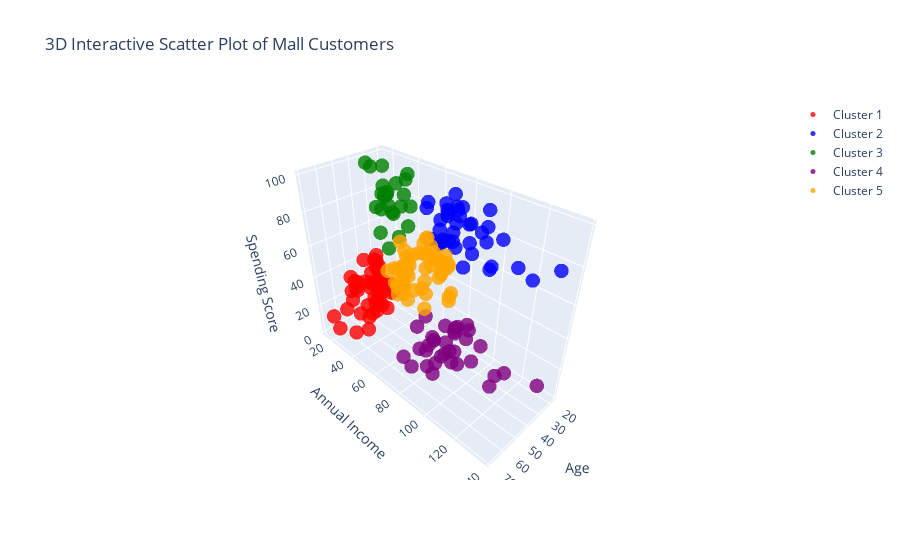

Source (notebook cell):
### Code cell
# Create a 3d Scatter plot with clusters
fig = go.Figure()

# Define a list of colors for each cluster
colors = ['red', 'blue', 'green', 'purple', 'orange']

# Add data for each cluster to the plot
for cluster in range(5):
    clustered_data = df_k5[df_k5['Cluster'] == cluster]
    fig.add_trace(
        go.Scatter3d(
            x = clustered_data['Age'],
            y = clustered_data['Annual Income (k$)'],
            z = clustered_data['Spending Score (1-100)'],
            mode='markers',
            marker = dict(
                size=5,
                color = colors[cluster],
                opacity=0.8
            ),
            name = f'Cluster {cluster+1}'
        )
    )


# Adding axis titles
fig.update_layout(
    scene=dict(
        xaxis_title = 'Age',
        yaxis_title = 'Annual Income',
        zaxis_title = 'Spending Score'
    ),
    title='3D Interactive Scatter Plot of Mall Customers'
)

fig.show()

### Figure 1 — Plotly figure (JSON) as saved in the notebook; plotly's stock layout.template omitted (floating-point values rounded to 4 significant figures)
{"data": [{"marker": {"color": "red", "opacity": 0.8, "size": 5}, "mode": "markers", "name": "Cluster 1", "type": "scatter3d", "x": [20, 31, 35, 64, 67, 58, 37, 35, 52, 35, 46, 54, 45, 40, 60, 53, 49, 42, 36, 65, 48, 49, 50, 49, 59, 50, 47, 51, 69, 53, 70, 67, 54, 63, 68, 70, 47, 60, 60, 59, 49, 57, 67, 68, 67, 66, 68, 66, 65, 63], "y": [16, 17, 18, 19, 19, 20, 20, 21, 23, 24, 25, 28, 28, 29, 30, 33, 33, 34, 37, 38, 39, 39, 40, 42, 43, 43, 43, 44, 44, 46, 46, 47, 47, 48, 48, 49, 49, 50, 50, 54, 54, 54, 54, 59, 62, 63, 63, 63, 63, 65], "z": [6, 40, 6, 3, 14, 15, 13, 35, 29, 35, 5, 14, 32, 31, 4, 4, 14, 17, 26, 35, 36, 28, 55, 52, 60, 45, 41, 50, 46, 46, 56, 52, 59, 51, 48, 55, 42, 49, 56, 47, 42, 51, 41, 55, 59, 50, 43, 48, 52, 43]}, {"marker": {"color": "blue", "opacity": 0.8, "size": 5}, "mode": "markers", "name": "Cluster 2", "type": "scatter3d", "x": [39, 31, 40, 38, 39, 31, 29, 32, 35, 32, 32, 28, 32, 34, 39, 38, 27, 30, 30, 29, 31, 36, 33, 32, 28, 36, 30, 27, 35, 32, 29, 30, 28, 36, 32, 38, 35, 32, 30], "y": [69, 70, 71, 71, 71, 72, 73, 73, 74, 75, 76, 77, 77, 78, 78, 78, 78, 78, 78, 79, 81, 85, 86, 87, 87, 87, 88, 88, 93, 97, 98, 99, 101, 103, 103, 113, 120, 126, 137], "z": [91, 77, 95, 75, 75, 71, 88, 73, 72, 93, 87, 97, 74, 90, 88, 76, 89, 78, 73, 83, 93, 75, 95, 63, 75, 92, 86, 69, 90, 86, 88, 97, 68, 85, 69, 91, 79, 74, 83]}, {"marker": {"color": "green", "opacity": 0.8, "size": 5}, "mode": "markers", "name": "Cluster 3", "type": "scatter3d", "x": [19, 21, 23, 22, 23, 30, 35, 24, 22, 20, 35, 25, 31, 29, 35, 23, 21, 18, 21, 30, 20, 24, 31, 24], "y": [15, 15, 16, 17, 18, 19, 19, 20, 20, 21, 23, 24, 25, 28, 28, 29, 30, 33, 33, 34, 37, 38, 39, 39], "z": [39, 81, 77, 76, 94, 72, 99, 77, 79, 66, 98, 73, 73, 82, 61, 87, 73, 92, 81, 73, 75, 92, 61, 65]}, {"marker": {"color": "purple", "opacity": 0.8, "size": 5}, "mode": "markers", "name": "Cluster 4", "type": "scatter3d", "x": [59, 47, 20, 44, 19, 57, 25, 48, 34, 43, 44, 47, 37, 34, 56, 19, 50, 42, 36, 40, 36, 52, 58, 59, 37, 46, 41, 54, 41, 34, 33, 47, 45, 32], "y": [71, 71, 73, 73, 74, 75, 77, 77, 78, 78, 78, 78, 78, 78, 79, 81, 85, 86, 87, 87, 87, 88, 88, 93, 97, 98, 99, 101, 103, 103, 113, 120, 126, 137], "z": [11, 9, 5, 7, 10, 5, 12, 36, 22, 17, 20, 16, 1, 1, 35, 5, 26, 20, 27, 13, 10, 13, 15, 14, 32, 15, 39, 24, 17, 23, 8, 16, 28, 18]}, {"marker": {"color": "orange", "opacity": 0.8, "size": 5}, "mode": "markers", "name": "Cluster 5", "type": "scatter3d", "x": [27, 29, 31, 33, 31, 27, 19, 18, 43, 19, 32, 26, 45, 40, 23, 38, 46, 21, 48, 55, 22, 34, 50, 18, 48, 40, 32, 24, 47, 27, 48, 20, 23, 49, 26, 49, 21, 54, 19, 38, 19, 18, 19, 49, 51, 50, 27, 38, 40, 23, 43, 25, 28], "y": [40, 40, 40, 42, 43, 46, 46, 48, 48, 48, 48, 54, 54, 54, 54, 54, 54, 54, 54, 57, 57, 58, 58, 59, 60, 60, 60, 60, 60, 60, 61, 61, 62, 62, 62, 62, 62, 63, 63, 64, 64, 65, 65, 65, 67, 67, 67, 67, 69, 70, 71, 72, 76], "z": [47, 42, 42, 60, 54, 51, 55, 59, 50, 59, 47, 54, 53, 48, 52, 55, 44, 57, 46, 58, 55, 60, 46, 41, 49, 40, 42, 52, 47, 50, 42, 49, 41, 48, 55, 56, 42, 46, 54, 42, 46, 48, 50, 59, 43, 57, 56, 40, 58, 29, 35, 34, 40]}], "layout": {"autosize": true, "scene": {"aspectmode": "auto", "aspectratio": {"x": 0.6093, "y": 1.429, "z": 1.148}, "camera": {"center": {"x": 0, "y": 0, "z": 0}, "eye": {"x": 1.471, "y": 1.471, "z": 1.471}, "projection": {"type": "perspective"}, "up": {"x": 0, "y": 0, "z": 1}}, "xaxis": {"title": {"text": "Age"}, "type": "linear"}, "yaxis": {"title": {"text": "Annual Income"}, "type": "linear"}, "zaxis": {"title": {"text": "Spending Score"}, "type": "linear"}}, "title": {"text": "3D Interactive Scatter Plot of Mall Customers"}}}
